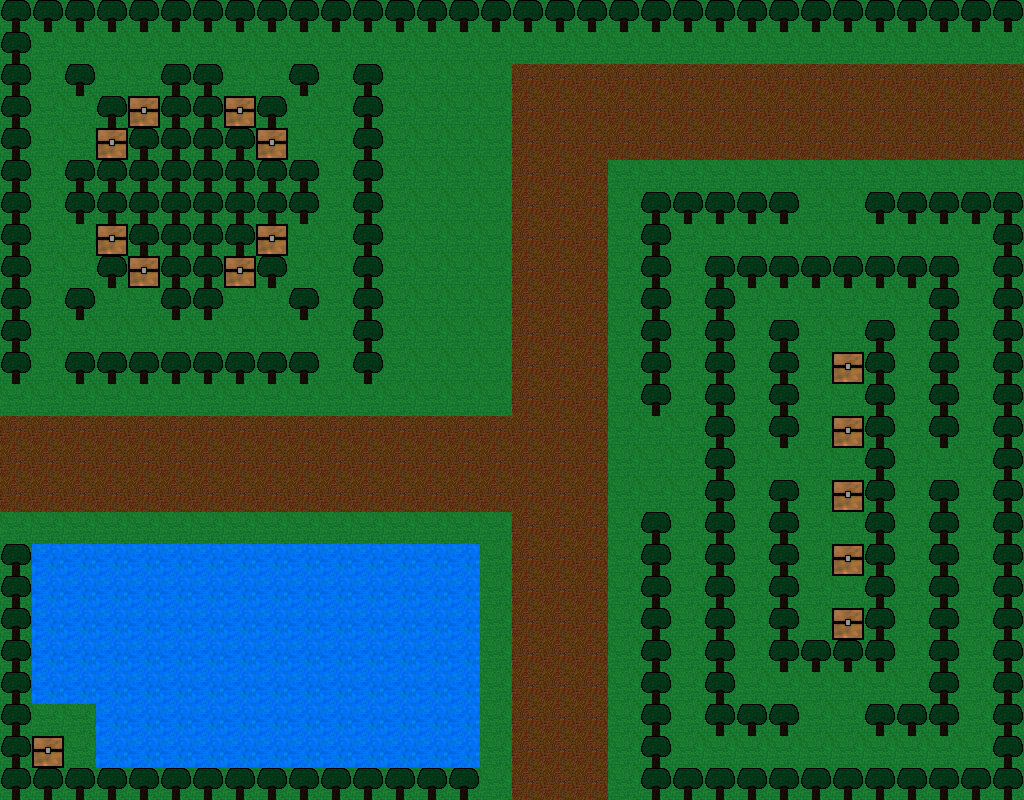

The image is a tile-based game level rendered from a .tmx file. Its description and source (layers, tilesets, objects; grid data summarised) follow:
An orthogonal 32x25 tile map with 32x32 px tiles, 1 tile layer (Tile Layer 1).

<map version="1.0" orientation="orthogonal" renderorder="right-down" width="32" height="25" tilewidth="32" tileheight="32" nextobjectid="1">
 <tileset firstgid="1" name="Tileset" tilewidth="32" tileheight="32" tilecount="100" columns="10">
  <image source="tileSet32.png" width="320" height="320" />
 </tileset>
 <layer name="Tile Layer 1" width="32" height="25">
  <data>[800 cells, 800 non-empty, 6 distinct tile ids]</data>
 </layer>
</map>